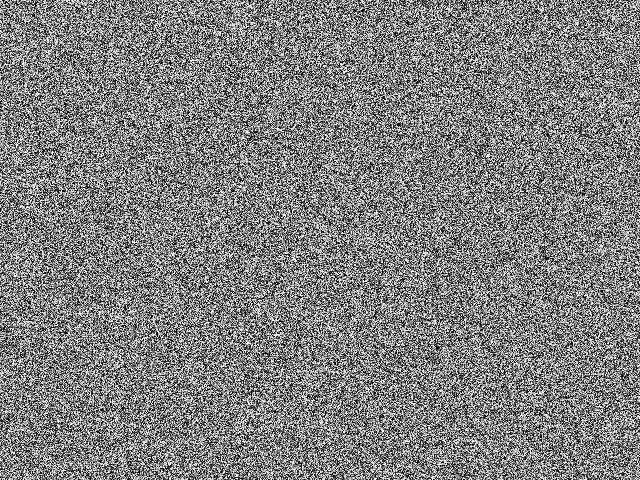
//> input picture test.png, 640 x 480 px, given in place of the camera
$ ./CannyWebcam1   (built with g++ and OpenCV 4)
//> lines starting //> are read from the running program, lines starting //| are printed output that depends on the picture
// OpenCVWebcamTest.cpp

#include<opencv2/core/core.hpp>
#include<opencv2/highgui/highgui.hpp>
#include<opencv2/imgproc/imgproc.hpp>

#include<iostream>

///////////////////////////////////////////////////////////////////////////////////////////////////
int main() {
  cv::VideoCapture capWebcam(0);            // declare a VideoCapture object and associate to webcam, 0 => use 1st webcam

  if(capWebcam.isOpened() == false) {                                 // check if VideoCapture object was associated to webcam successfully
    std::cout << "error: capWebcam not accessed successfully\n\n";      // if not, print error message to std out
    getchar();                                                           // may have to modify this line if not using Windows
    return(0);                                                          // and exit program
  }

  cv::Mat imgOriginal;        // input image
  cv::Mat imgGrayscale;       // grayscale of input image
  cv::Mat imgBlurred;         // intermediate blured image
  cv::Mat imgCanny;           // Canny edge image

  char charCheckForEscKey = 0;

  while(charCheckForEscKey != 27 && capWebcam.isOpened()) {             // until the Esc key is pressed or webcam connection is lost
    bool blnFrameReadSuccessfully = capWebcam.read(imgOriginal);            // get next frame
//> imgOriginal is the input picture: 480 rows x 640 cols, CV_8UC3; min 0, max 255, mean 127.6

    if(!blnFrameReadSuccessfully || imgOriginal.empty()) {                  // if frame not read successfully
      std::cout << "error: frame not read from webcam\n";                 // print error message to std out
      break;                                                              // and jump out of while loop
    }

    cv::cvtColor(imgOriginal, imgGrayscale, CV_BGR2GRAY);                   // convert to grayscale

    cv::GaussianBlur(imgGrayscale,              // input image
                     imgBlurred,                // output image
                     cv::Size(5, 5),            // smoothing window width and height in pixels
                     1.8);                      // sigma value, determines how much the image will be blurred
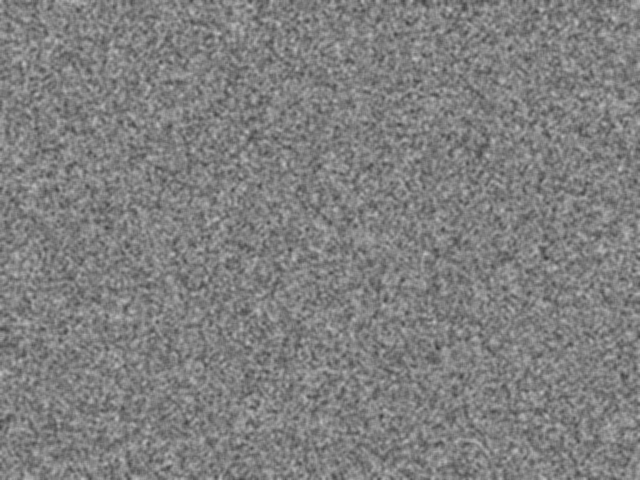
//> imgBlurred: 480 rows x 640 cols, CV_8UC1; min 60, max 193, mean 127.6

    cv::Canny(imgBlurred,                       // input image
              imgCanny,                         // output image
              10,                               // low threshold
              20,                             // high threshold
              3);
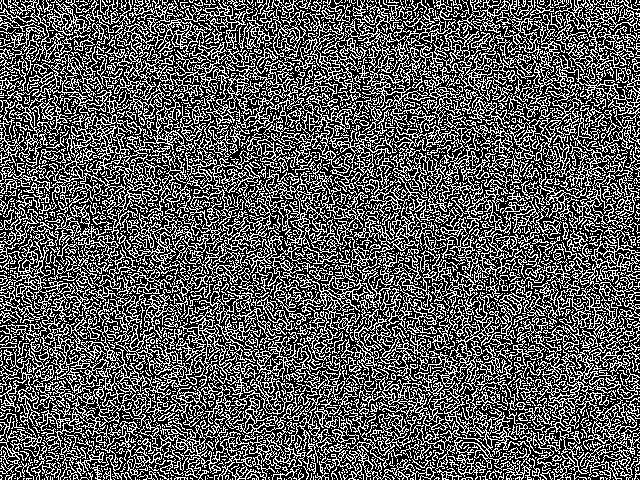
//> imgCanny: 480 rows x 640 cols, CV_8UC1; 35.4% white in thin lines or dots

    // declare windows
    cv::namedWindow("imgOriginal", CV_WINDOW_NORMAL);       // note: you can use CV_WINDOW_NORMAL which allows resizing the window
    cv::namedWindow("imgCanny", CV_WINDOW_NORMAL);          // or CV_WINDOW_AUTOSIZE for a fixed size window matching the resolution of the image
    // CV_WINDOW_AUTOSIZE is the default
    cv::imshow("imgOriginal", imgOriginal);                 // show windows
    cv::imshow("imgCanny", imgCanny);                       //

    charCheckForEscKey = cv::waitKey(1);        // delay (in ms) and get key press, if any
//> the Esc key is pressed
  }   // end while

  return(0);
}

$ run again, on Architektur.png
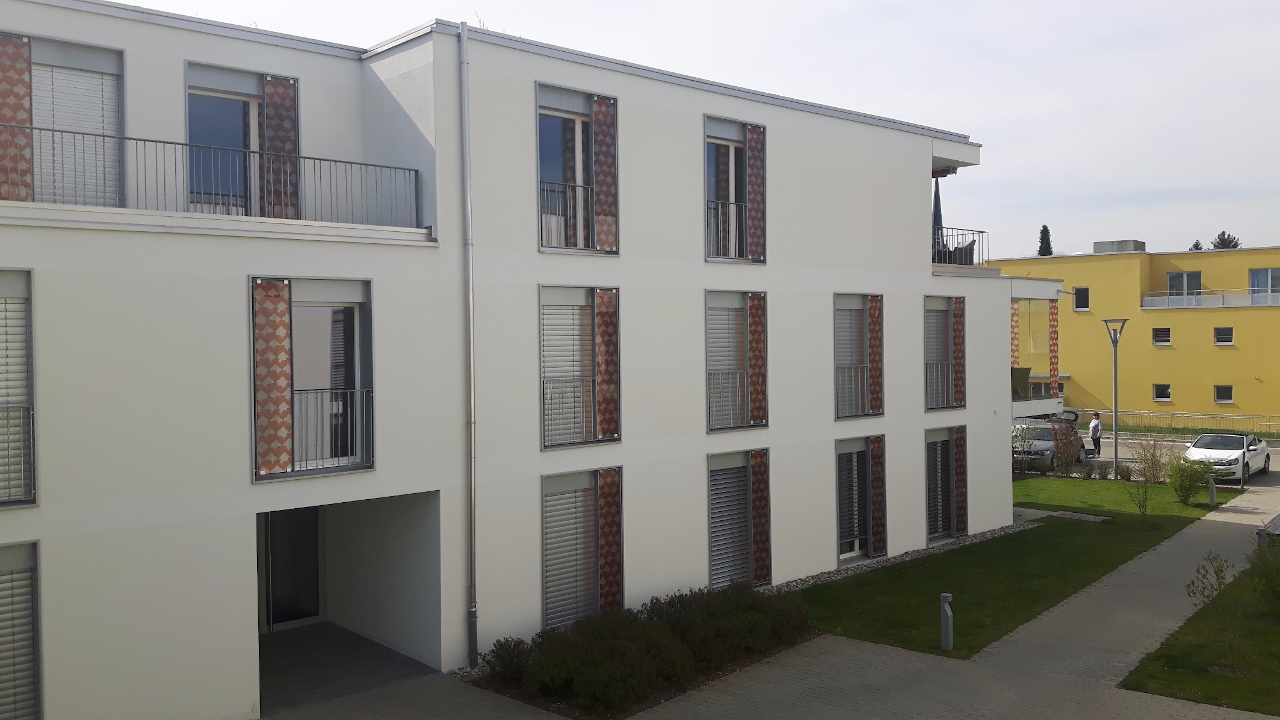
//> input picture Architektur.png, 1280 x 720 px, given in place of the camera
//> imgOriginal is the input picture: 720 rows x 1280 cols, CV_8UC3; mean B, G, R 130.4, 135.8, 137.4
//> `cv::cvtColor(imgOriginal, imgGrayscale, CV_BGR2GRAY);`:
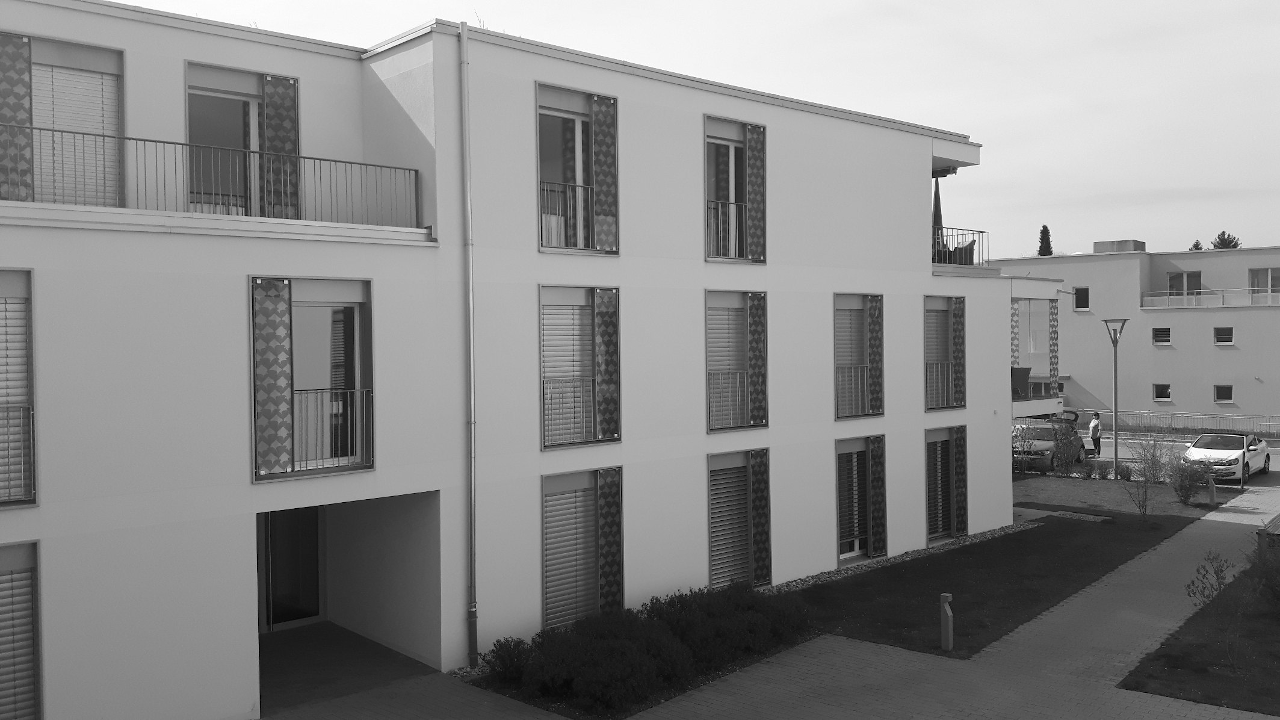
//> imgGrayscale: 720 rows x 1280 cols, CV_8UC1; min 0, max 255, mean 135.7
//> `cv::Canny(imgBlurred, imgCanny, 10, 20, 3);`:
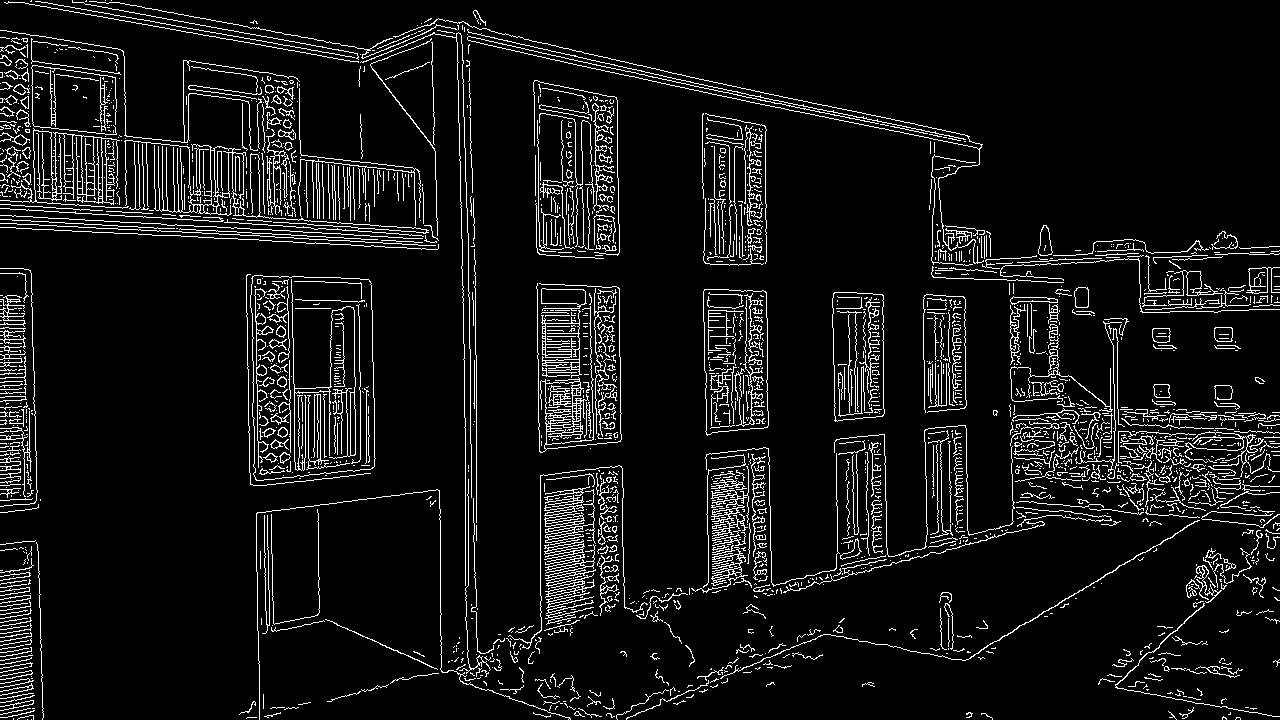
//> imgCanny: 720 rows x 1280 cols, CV_8UC1; 7.7% white in thin lines or dots
